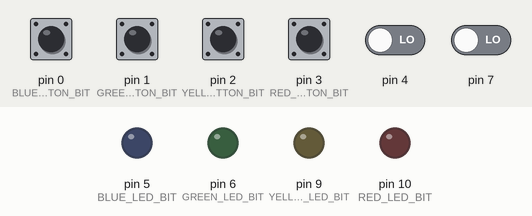
Simulated run of this sketch. Board: Arduino Uno, built with avr-gcc and run on an emulated ATmega328P. Parts: output pins drawn as LEDs (lit = HIGH). The inputs (shaded band) are chosen by the test bench; at power-on: pin 0 (BLUE_BUTTON_BIT), pin 1 (GREEN_BUTTON_BIT), pin 2 (YELLOW_BUTTON_BIT), pin 3 (RED_BUTTON_BIT) HIGH, pin 4, pin 7 LOW.

Above: at 1.4 s.
1.5 s: pin 0 (BLUE_BUTTON_BIT) pulled LOW for 0.15 s
At 2.4 s:
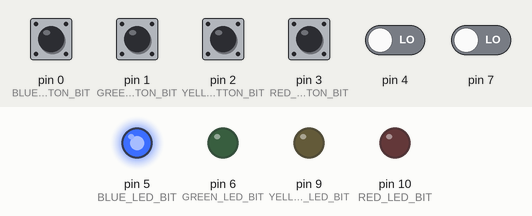
3.1 s: pin 1 (GREEN_BUTTON_BIT) pulled LOW for 0.15 s
At 3.6 s:
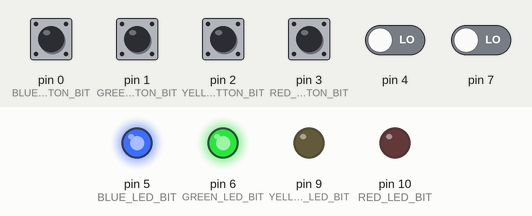
4.7 s: pin 2 (YELLOW_BUTTON_BIT) pulled LOW for 0.15 s
At 5.9 s:
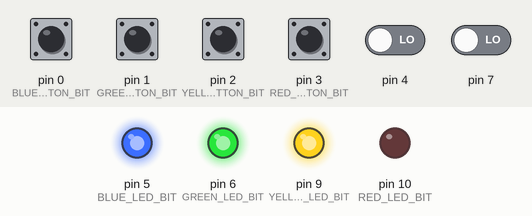
6.3 s: pin 3 (RED_BUTTON_BIT) pulled LOW for 0.15 s
At 7.2 s:
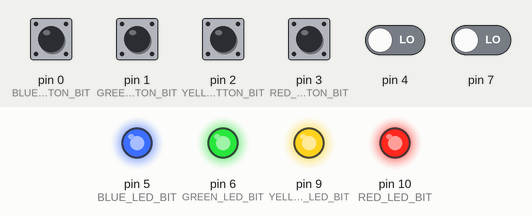
7.9 s: pin 0 (BLUE_BUTTON_BIT) pulled LOW for 1 s
At 8.4 s:
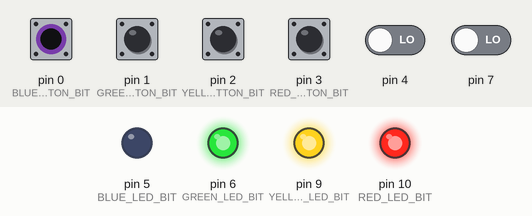
10.4 s: pin 1 (GREEN_BUTTON_BIT) pulled LOW for 1 s
At 11.5 s:
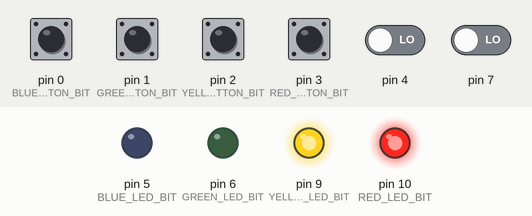
Timing chart, 0 to 13.4 s (numbered marks = the images above; inputs shaded):
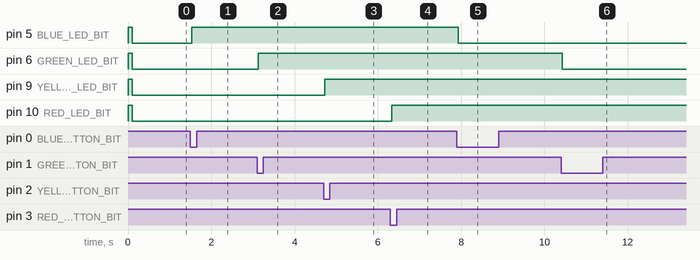

Measured:
- after the input at 1.5 s, pin 5 (BLUE_LED_BIT): LOW → HIGH at once
- after the input at 3.1 s, pin 6 (GREEN_LED_BIT): LOW → HIGH at once
- after the input at 4.7 s, pin 9 (YELLOW_LED_BIT): LOW → HIGH at once
- after the input at 6.3 s, pin 10 (RED_LED_BIT): LOW → HIGH at once
- after the input at 7.9 s, pin 5 (BLUE_LED_BIT): HIGH → LOW at once
- after the input at 10.4 s, pin 6 (GREEN_LED_BIT): HIGH → LOW at once

The sketch:

FourLEDsToggleSRF.ino
```cpp
#define	RED_LED				10
#define	YELLOW_LED			9
#define	GREEN_LED			6
#define BLUE_LED			5

#define BUTTON_RED 			3
#define BUTTON_YELLOW 		2
#define BUTTON_GREEN 		1
#define BUTTON_BLUE 		0

//output ports and bits
#define RED_LED_PORT PORTB
#define RED_LED_BIT 2
#define YELLOW_LED_PORT PORTB
#define YELLOW_LED_BIT 1
#define GREEN_LED_PORT PORTD
#define GREEN_LED_BIT 6
#define BLUE_LED_PORT PORTD
#define BLUE_LED_BIT 5

//input port, pin reg, bits
#define RED_BUTTON_REGPORT PORTD
#define RED_BUTTON_BIT 3
#define RED_BUTTON_PINREG PIND
#define YELLOW_BUTTON_REGPORT PORTD
#define YELLOW_BUTTON_BIT 2
#define YELLOW_BUTTON_PINREG PIND
#define GREEN_BUTTON_REGPORT PORTD
#define GREEN_BUTTON_BIT 1
#define GREEN_BUTTON_PINREG PIND
#define BLUE_BUTTON_REGPORT PORTD
#define BLUE_BUTTON_BIT 0
#define BLUE_BUTTON_PINREG PIND

#define PRESSED				0
#define UNPRESSED			1

uint8_t	 BlueState = HIGH;
uint8_t  lastBlueState = HIGH;
uint8_t	 GreenState = HIGH;
uint8_t  lastGreenState = HIGH;

int LEDindex = 0;
uint8_t savedLEDs[10] = {BLUE_LED,
                         BLUE_LED,
                         BLUE_LED,
                         BLUE_LED,
                         BLUE_LED,
                         BLUE_LED,
                         BLUE_LED,
                         BLUE_LED,
                         BLUE_LED,
                         BLUE_LED};


volatile uint32_t	MainEventFlags = 0;
#define Flag_BUTTON_RED		0x01
#define Flag_BUTTON_YELLOW	0x02
#define Flag_BUTTON_GREEN		0x04
#define Flag_BUTTON_BLUE	0x08


volatile uint8_t portdhistory = 0xFF;

void setup()
{
  //pinModes outputs
  DDRB = _BV(RED_LED_BIT) | _BV(YELLOW_LED_BIT);  //red yellow
  DDRD = _BV(GREEN_LED_BIT) | _BV(BLUE_LED_BIT); //green blue
 //all pins set as inputs if not outputs
 //enable pullup resistors
  RED_BUTTON_REGPORT |= _BV(RED_LED_BIT);
  YELLOW_BUTTON_REGPORT |= _BV(YELLOW_LED_BIT);
  GREEN_BUTTON_REGPORT |= _BV(GREEN_LED_BIT);
  BLUE_BUTTON_REGPORT |= _BV(BLUE_LED_BIT);


  //attachInterrupt(digitalPinToInterrupt(BUTTON_YELLOW), yellow_ButtonISR, FALLING);
  //attachInterrupt(digitalPinToInterrupt(BUTTON_RED), red_ButtonISR, FALLING);
  //EICRA = 0x0A; //Set INT) & INT1 to falling interrupts
  //EICRA = _BV(ISC11) | _BV(ISC01); //Set INT) & INT1 to falling interrupts
  //EIMSK = 0x03; //turrns on INT1 and INT0
  //EIMSK = _BV(INT0) | _BV(INT1);

  PCICR = _BV(PCIE2);   //enable pin change innerupt for port D
  //PCMSK2 = 0x0F;    //RD0-RD3 intterupts
  PCMSK2 = _BV(PCINT19) | _BV(PCINT18) | _BV(PCINT17) | _BV(PCINT16);
  sei();    //turn on interrupts globaly

  GREEN_LED_PORT |= _BV(GREEN_LED_BIT);
  RED_LED_PORT |= _BV(RED_LED_BIT);
  YELLOW_LED_PORT |= _BV(YELLOW_LED_BIT);
  BLUE_LED_PORT |= _BV(BLUE_LED_BIT);
  delay(100);
  GREEN_LED_PORT &= ~_BV(GREEN_LED_BIT);
  RED_LED_PORT &= ~_BV(RED_LED_BIT);
  YELLOW_LED_PORT &= ~_BV(YELLOW_LED_BIT);
  BLUE_LED_PORT &= ~_BV(BLUE_LED_BIT);
  delay(100);


}

void showFeedbackLEDsloop(){
  if(bit_is_clear(RED_BUTTON_PINREG,RED_BUTTON_BIT)){
    RED_LED_PORT |= _BV(RED_LED_BIT);
  }else{
    RED_LED_PORT &= ~_BV(RED_LED_BIT);
  }
  if(bit_is_clear(YELLOW_BUTTON_PINREG,YELLOW_BUTTON_BIT)){
    YELLOW_LED_PORT |= _BV(YELLOW_LED_BIT);
  }else{
    YELLOW_LED_PORT &= ~_BV(YELLOW_LED_BIT);
  }
  if(bit_is_clear(GREEN_BUTTON_PINREG,GREEN_BUTTON_BIT)){
    GREEN_LED_PORT |= _BV(GREEN_LED_BIT);
  }else{
    GREEN_LED_PORT &= ~_BV(GREEN_LED_BIT);
  }
  if(bit_is_clear(BLUE_BUTTON_PINREG,BLUE_BUTTON_BIT)){
    BLUE_LED_PORT |= _BV(BLUE_LED_BIT);
  }else{
    BLUE_LED_PORT &= ~_BV(BLUE_LED_BIT);
  }
  delay(50);
}

void oldtemptestloop(){
//temp loop
  RED_LED_PORT |= _BV(RED_LED_BIT);
  YELLOW_LED_PORT |= _BV(YELLOW_LED_BIT);
  GREEN_LED_PORT |= _BV(GREEN_LED_BIT);
  BLUE_LED_PORT |= _BV(BLUE_LED_BIT);
  delay(1000);
  RED_LED_PORT &= ~_BV(RED_LED_BIT);
  YELLOW_LED_PORT &= ~_BV(YELLOW_LED_BIT);
  GREEN_LED_PORT &= ~_BV(GREEN_LED_BIT);
  BLUE_LED_PORT &= ~_BV(BLUE_LED_BIT);
  delay(1000);
}

void loop()
{

/*  for sequencing
  digitalWrite(RED_LED, !digitalRead(BUTTON_RED));
  digitalWrite(GREEN_LED, !digitalRead(BUTTON_GREEN));
  digitalWrite(YELLOW_LED, !digitalRead(BUTTON_YELLOW));
  digitalWrite(BLUE_LED, !digitalRead(BUTTON_BLUE));

  */


  if(MainEventFlags & Flag_BUTTON_RED){
  	delay(30);
    MainEventFlags &= ~Flag_BUTTON_RED;
    if(bit_is_clear(RED_BUTTON_PINREG,RED_BUTTON_BIT)){
      //Do the action
      RED_LED_PORT ^= _BV(RED_LED_BIT); //toggle red led
      //addLED(RED_LED);
  	}
  }


  if(MainEventFlags & Flag_BUTTON_YELLOW){
  	delay(30);
    MainEventFlags &= ~Flag_BUTTON_YELLOW;
    if(bit_is_clear(YELLOW_BUTTON_PINREG, YELLOW_BUTTON_BIT)){
      //Do the action
      YELLOW_LED_PORT ^= _BV(YELLOW_LED_BIT);
      //addLED(YELLOW_LED);
  	}
  }
  if(MainEventFlags & Flag_BUTTON_GREEN){
  	delay(30);
    MainEventFlags &= ~Flag_BUTTON_GREEN;
    if(bit_is_clear(GREEN_BUTTON_PINREG, GREEN_BUTTON_BIT)){
      //Do the action
      GREEN_LED_PORT ^= _BV(GREEN_LED_BIT);
      //addLED(YELLOW_LED);
  	}
  }

  if(MainEventFlags & Flag_BUTTON_BLUE){
  	delay(30);
    MainEventFlags &= ~Flag_BUTTON_BLUE;
    if(bit_is_clear(BLUE_BUTTON_PINREG, BLUE_BUTTON_BIT)){
      //Do the action
      BLUE_LED_PORT ^= _BV(BLUE_LED_BIT);
      //addLED(YELLOW_LED);
  	}
  }

  /*  OLD for polling
  //BlueState = digitalRead(BUTTON_BLUE);
  //GreenState = digitalRead(BUTTON_GREEN);
  BlueState = bit_is_set(BLUE_BUTTON_PINREG, BLUE_BUTTON_BIT);
  GreenState = bit_is_set(GREEN_BUTTON_PINREG, GREEN_BUTTON_BIT);

  if (BlueState != lastBlueState) {

    if (!BlueState) {

      BLUE_LED_PORT ^= _BV(BLUE_LED_BIT);
      /*
      for (int i = 0; i < sizeof(savedLEDs); i++){
        digitalWrite(savedLEDs[i], !digitalRead(savedLEDs[i]));
        delay(500);
        digitalWrite(savedLEDs[i], !digitalRead(savedLEDs[i]));
        delay(500);
        savedLEDs[i] = BLUE_LED;
      }
      LEDindex = 0;


    }
        delay(50);
  }

  if (GreenState != lastGreenState) {

    if (!GreenState) {
      //button HIGH
      GREEN_LED_PORT ^= _BV(GREEN_LED_BIT);
     	//addLED(GREEN_LED);
    }
        delay(50);
  }

  lastBlueState = BlueState;
  lastGreenState = GreenState;
  */
}


void addLED(uint8_t LEDtoAdd){
  if(LEDindex <= 9){
    savedLEDs[LEDindex] = LEDtoAdd;
  	LEDindex += 1;
  }

}

/*
//void yellow_ButtonISR(){
ISR(INT0_vect){
  MainEventFlags |= Flag_BUTTON_YELLOW;

}

//void red_ButtonISR(){
ISR(INT1_vect){
  MainEventFlags |= Flag_BUTTON_RED;
}

*/

ISR(PCINT2_vect){
  uint8_t changedBits;
  changedBits = PIND ^ portdhistory;
  portdhistory = PIND;

  if(changedBits & _BV(RED_BUTTON_BIT)){
    if(bit_is_clear(RED_BUTTON_PINREG,RED_BUTTON_BIT)){
      MainEventFlags |= Flag_BUTTON_RED;
    }
  }
  if(changedBits & _BV(YELLOW_BUTTON_BIT)){
    if(bit_is_clear(YELLOW_BUTTON_PINREG,YELLOW_BUTTON_BIT)){
      MainEventFlags |= Flag_BUTTON_YELLOW;
    }
  }
  if(changedBits & _BV(GREEN_BUTTON_BIT)){
   if(bit_is_clear(GREEN_BUTTON_PINREG,GREEN_BUTTON_BIT)){
      MainEventFlags |= Flag_BUTTON_GREEN;
    }
  }
  if(changedBits & _BV(BLUE_BUTTON_BIT)){
    if(bit_is_clear(BLUE_BUTTON_PINREG,BLUE_BUTTON_BIT)){
      MainEventFlags |= Flag_BUTTON_BLUE;
    }
  }

}
```
